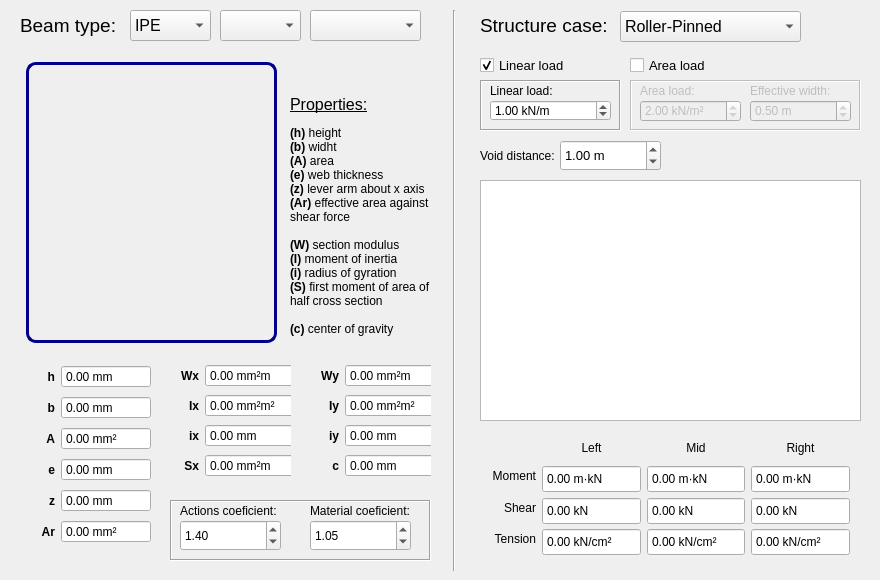
<?xml version="1.0" encoding="UTF-8"?>
<ui version="4.0">
 <class>BeamsWidget</class>
 <widget class="QWidget" name="BeamsWidget">
  <property name="geometry">
   <rect>
    <x>0</x>
    <y>0</y>
    <width>880</width>
    <height>580</height>
   </rect>
  </property>
  <property name="windowTitle">
   <string>BeamsWidget</string>
  </property>
  <widget class="Line" name="line">
   <property name="geometry">
    <rect>
     <x>439</x>
     <y>10</y>
     <width>31</width>
     <height>561</height>
    </rect>
   </property>
   <property name="orientation">
    <enum>Qt::Vertical</enum>
   </property>
  </widget>
  <widget class="QGraphicsView" name="gw">
   <property name="geometry">
    <rect>
     <x>480</x>
     <y>180</y>
     <width>381</width>
     <height>241</height>
    </rect>
   </property>
  </widget>
  <widget class="QLabel" name="label">
   <property name="geometry">
    <rect>
     <x>480</x>
     <y>10</y>
     <width>141</width>
     <height>31</height>
    </rect>
   </property>
   <property name="font">
    <font>
     <pointsize>14</pointsize>
    </font>
   </property>
   <property name="text">
    <string>Structure case:</string>
   </property>
  </widget>
  <widget class="QComboBox" name="structure_case">
   <property name="geometry">
    <rect>
     <x>620</x>
     <y>11</y>
     <width>181</width>
     <height>31</height>
    </rect>
   </property>
   <property name="font">
    <font>
     <pointsize>12</pointsize>
    </font>
   </property>
   <item>
    <property name="text">
     <string>Roller-Pinned</string>
    </property>
   </item>
   <item>
    <property name="text">
     <string>Cantilever</string>
    </property>
   </item>
   <item>
    <property name="text">
     <string>Fixed-Roller</string>
    </property>
   </item>
   <item>
    <property name="text">
     <string>Fixed-Fixed</string>
    </property>
   </item>
  </widget>
  <widget class="QWidget" name="layoutWidget">
   <property name="geometry">
    <rect>
     <x>480</x>
     <y>430</y>
     <width>381</width>
     <height>131</height>
    </rect>
   </property>
   <layout class="QGridLayout" name="gridLayout">
    <property name="verticalSpacing">
     <number>10</number>
    </property>
    <item row="0" column="1">
     <widget class="QLabel" name="label_3">
      <property name="text">
       <string>Left</string>
      </property>
      <property name="alignment">
       <set>Qt::AlignCenter</set>
      </property>
     </widget>
    </item>
    <item row="0" column="2">
     <widget class="QLabel" name="label_4">
      <property name="text">
       <string>Mid</string>
      </property>
      <property name="alignment">
       <set>Qt::AlignCenter</set>
      </property>
     </widget>
    </item>
    <item row="0" column="3">
     <widget class="QLabel" name="label_5">
      <property name="text">
       <string>Right</string>
      </property>
      <property name="alignment">
       <set>Qt::AlignCenter</set>
      </property>
     </widget>
    </item>
    <item row="1" column="0">
     <widget class="QLabel" name="label_2">
      <property name="text">
       <string>Moment</string>
      </property>
      <property name="alignment">
       <set>Qt::AlignRight|Qt::AlignTrailing|Qt::AlignVCenter</set>
      </property>
     </widget>
    </item>
    <item row="1" column="1">
     <widget class="QDoubleSpinBox" name="left_moment_BOX">
      <property name="minimumSize">
       <size>
        <width>0</width>
        <height>28</height>
       </size>
      </property>
      <property name="wrapping">
       <bool>false</bool>
      </property>
      <property name="frame">
       <bool>true</bool>
      </property>
      <property name="buttonSymbols">
       <enum>QAbstractSpinBox::NoButtons</enum>
      </property>
      <property name="suffix">
       <string> m·kN</string>
      </property>
      <property name="minimum">
       <double>-5000.000000000000000</double>
      </property>
      <property name="maximum">
       <double>5000.000000000000000</double>
      </property>
     </widget>
    </item>
    <item row="1" column="2">
     <widget class="QDoubleSpinBox" name="mid_moment_BOX">
      <property name="minimumSize">
       <size>
        <width>0</width>
        <height>28</height>
       </size>
      </property>
      <property name="wrapping">
       <bool>false</bool>
      </property>
      <property name="frame">
       <bool>true</bool>
      </property>
      <property name="buttonSymbols">
       <enum>QAbstractSpinBox::NoButtons</enum>
      </property>
      <property name="suffix">
       <string> m·kN</string>
      </property>
      <property name="minimum">
       <double>-5000.000000000000000</double>
      </property>
      <property name="maximum">
       <double>5000.000000000000000</double>
      </property>
     </widget>
    </item>
    <item row="1" column="3">
     <widget class="QDoubleSpinBox" name="right_moment_BOX">
      <property name="minimumSize">
       <size>
        <width>0</width>
        <height>28</height>
       </size>
      </property>
      <property name="wrapping">
       <bool>false</bool>
      </property>
      <property name="frame">
       <bool>true</bool>
      </property>
      <property name="buttonSymbols">
       <enum>QAbstractSpinBox::NoButtons</enum>
      </property>
      <property name="suffix">
       <string> m·kN</string>
      </property>
      <property name="minimum">
       <double>-5000.000000000000000</double>
      </property>
      <property name="maximum">
       <double>5000.000000000000000</double>
      </property>
     </widget>
    </item>
    <item row="2" column="0">
     <widget class="QLabel" name="label_6">
      <property name="text">
       <string>Shear</string>
      </property>
      <property name="alignment">
       <set>Qt::AlignRight|Qt::AlignTrailing|Qt::AlignVCenter</set>
      </property>
     </widget>
    </item>
    <item row="2" column="1">
     <widget class="QDoubleSpinBox" name="left_shear_BOX">
      <property name="minimumSize">
       <size>
        <width>0</width>
        <height>28</height>
       </size>
      </property>
      <property name="wrapping">
       <bool>false</bool>
      </property>
      <property name="frame">
       <bool>true</bool>
      </property>
      <property name="buttonSymbols">
       <enum>QAbstractSpinBox::NoButtons</enum>
      </property>
      <property name="suffix">
       <string> kN</string>
      </property>
      <property name="minimum">
       <double>-5000.000000000000000</double>
      </property>
      <property name="maximum">
       <double>5000.000000000000000</double>
      </property>
     </widget>
    </item>
    <item row="2" column="2">
     <widget class="QDoubleSpinBox" name="mid_shear_BOX">
      <property name="minimumSize">
       <size>
        <width>0</width>
        <height>28</height>
       </size>
      </property>
      <property name="wrapping">
       <bool>false</bool>
      </property>
      <property name="frame">
       <bool>true</bool>
      </property>
      <property name="buttonSymbols">
       <enum>QAbstractSpinBox::NoButtons</enum>
      </property>
      <property name="suffix">
       <string> kN</string>
      </property>
      <property name="minimum">
       <double>-5000.000000000000000</double>
      </property>
      <property name="maximum">
       <double>5000.000000000000000</double>
      </property>
     </widget>
    </item>
    <item row="2" column="3">
     <widget class="QDoubleSpinBox" name="right_shear_BOX">
      <property name="minimumSize">
       <size>
        <width>0</width>
        <height>28</height>
       </size>
      </property>
      <property name="wrapping">
       <bool>false</bool>
      </property>
      <property name="frame">
       <bool>true</bool>
      </property>
      <property name="buttonSymbols">
       <enum>QAbstractSpinBox::NoButtons</enum>
      </property>
      <property name="suffix">
       <string> kN</string>
      </property>
      <property name="minimum">
       <double>-5000.000000000000000</double>
      </property>
      <property name="maximum">
       <double>5000.000000000000000</double>
      </property>
     </widget>
    </item>
    <item row="3" column="0">
     <widget class="QLabel" name="label_7">
      <property name="text">
       <string>Tension</string>
      </property>
      <property name="alignment">
       <set>Qt::AlignRight|Qt::AlignTrailing|Qt::AlignVCenter</set>
      </property>
     </widget>
    </item>
    <item row="3" column="1">
     <widget class="QDoubleSpinBox" name="left_tension_BOX">
      <property name="minimumSize">
       <size>
        <width>0</width>
        <height>28</height>
       </size>
      </property>
      <property name="wrapping">
       <bool>false</bool>
      </property>
      <property name="frame">
       <bool>true</bool>
      </property>
      <property name="buttonSymbols">
       <enum>QAbstractSpinBox::NoButtons</enum>
      </property>
      <property name="suffix">
       <string> kN/cm²</string>
      </property>
      <property name="minimum">
       <double>-5000.000000000000000</double>
      </property>
      <property name="maximum">
       <double>5000.000000000000000</double>
      </property>
     </widget>
    </item>
    <item row="3" column="2">
     <widget class="QDoubleSpinBox" name="mid_tension_BOX">
      <property name="minimumSize">
       <size>
        <width>0</width>
        <height>28</height>
       </size>
      </property>
      <property name="wrapping">
       <bool>false</bool>
      </property>
      <property name="frame">
       <bool>true</bool>
      </property>
      <property name="buttonSymbols">
       <enum>QAbstractSpinBox::NoButtons</enum>
      </property>
      <property name="suffix">
       <string> kN/cm²</string>
      </property>
      <property name="minimum">
       <double>-5000.000000000000000</double>
      </property>
      <property name="maximum">
       <double>5000.000000000000000</double>
      </property>
     </widget>
    </item>
    <item row="3" column="3">
     <widget class="QDoubleSpinBox" name="right_tension_BOX">
      <property name="minimumSize">
       <size>
        <width>0</width>
        <height>28</height>
       </size>
      </property>
      <property name="wrapping">
       <bool>false</bool>
      </property>
      <property name="frame">
       <bool>true</bool>
      </property>
      <property name="buttonSymbols">
       <enum>QAbstractSpinBox::NoButtons</enum>
      </property>
      <property name="suffix">
       <string> kN/cm²</string>
      </property>
      <property name="minimum">
       <double>-5000.000000000000000</double>
      </property>
      <property name="maximum">
       <double>5000.000000000000000</double>
      </property>
     </widget>
    </item>
   </layout>
  </widget>
  <widget class="QFrame" name="linear_load_frame">
   <property name="geometry">
    <rect>
     <x>480</x>
     <y>80</y>
     <width>141</width>
     <height>51</height>
    </rect>
   </property>
   <property name="frameShape">
    <enum>QFrame::Box</enum>
   </property>
   <property name="frameShadow">
    <enum>QFrame::Sunken</enum>
   </property>
   <widget class="QLabel" name="label_8">
    <property name="geometry">
     <rect>
      <x>10</x>
      <y>0</y>
      <width>101</width>
      <height>21</height>
     </rect>
    </property>
    <property name="text">
     <string>Linear load:</string>
    </property>
   </widget>
   <widget class="QDoubleSpinBox" name="lin_load_value">
    <property name="geometry">
     <rect>
      <x>10</x>
      <y>20</y>
      <width>121</width>
      <height>21</height>
     </rect>
    </property>
    <property name="suffix">
     <string> kN/m</string>
    </property>
    <property name="minimum">
     <double>0.000000000000000</double>
    </property>
    <property name="singleStep">
     <double>0.500000000000000</double>
    </property>
    <property name="value">
     <double>1.000000000000000</double>
    </property>
   </widget>
  </widget>
  <widget class="QFrame" name="area_load_frame">
   <property name="enabled">
    <bool>false</bool>
   </property>
   <property name="geometry">
    <rect>
     <x>630</x>
     <y>80</y>
     <width>231</width>
     <height>51</height>
    </rect>
   </property>
   <property name="frameShape">
    <enum>QFrame::Box</enum>
   </property>
   <property name="frameShadow">
    <enum>QFrame::Sunken</enum>
   </property>
   <widget class="QLabel" name="label_10">
    <property name="geometry">
     <rect>
      <x>120</x>
      <y>0</y>
      <width>101</width>
      <height>21</height>
     </rect>
    </property>
    <property name="text">
     <string>Effective width:</string>
    </property>
   </widget>
   <widget class="QLabel" name="label_9">
    <property name="geometry">
     <rect>
      <x>10</x>
      <y>0</y>
      <width>101</width>
      <height>21</height>
     </rect>
    </property>
    <property name="text">
     <string>Area load:</string>
    </property>
   </widget>
   <widget class="QDoubleSpinBox" name="area_load_value">
    <property name="geometry">
     <rect>
      <x>10</x>
      <y>20</y>
      <width>101</width>
      <height>22</height>
     </rect>
    </property>
    <property name="suffix">
     <string> kN/m²</string>
    </property>
    <property name="singleStep">
     <double>0.500000000000000</double>
    </property>
    <property name="value">
     <double>2.000000000000000</double>
    </property>
   </widget>
   <widget class="QDoubleSpinBox" name="effective_width">
    <property name="geometry">
     <rect>
      <x>120</x>
      <y>20</y>
      <width>101</width>
      <height>22</height>
     </rect>
    </property>
    <property name="suffix">
     <string> m</string>
    </property>
    <property name="minimum">
     <double>0.100000000000000</double>
    </property>
    <property name="singleStep">
     <double>0.100000000000000</double>
    </property>
    <property name="value">
     <double>0.500000000000000</double>
    </property>
   </widget>
  </widget>
  <widget class="QComboBox" name="beam_type">
   <property name="geometry">
    <rect>
     <x>130</x>
     <y>10</y>
     <width>81</width>
     <height>31</height>
    </rect>
   </property>
   <property name="font">
    <font>
     <pointsize>12</pointsize>
    </font>
   </property>
   <item>
    <property name="text">
     <string>IPE</string>
    </property>
   </item>
   <item>
    <property name="text">
     <string>HEB</string>
    </property>
   </item>
   <item>
    <property name="text">
     <string>UPN</string>
    </property>
   </item>
   <item>
    <property name="text">
     <string># Pipe</string>
    </property>
   </item>
   <item>
    <property name="text">
     <string>Ø Pipe</string>
    </property>
   </item>
  </widget>
  <widget class="QLabel" name="label_11">
   <property name="geometry">
    <rect>
     <x>20</x>
     <y>10</y>
     <width>111</width>
     <height>31</height>
    </rect>
   </property>
   <property name="font">
    <font>
     <pointsize>14</pointsize>
    </font>
   </property>
   <property name="text">
    <string>Beam type:</string>
   </property>
  </widget>
  <widget class="QComboBox" name="beam_heights">
   <property name="geometry">
    <rect>
     <x>220</x>
     <y>10</y>
     <width>81</width>
     <height>31</height>
    </rect>
   </property>
   <property name="font">
    <font>
     <pointsize>12</pointsize>
    </font>
   </property>
  </widget>
  <widget class="QLabel" name="label_12">
   <property name="geometry">
    <rect>
     <x>480</x>
     <y>140</y>
     <width>81</width>
     <height>31</height>
    </rect>
   </property>
   <property name="text">
    <string>Void distance:</string>
   </property>
  </widget>
  <widget class="QCheckBox" name="linear_check">
   <property name="geometry">
    <rect>
     <x>480</x>
     <y>50</y>
     <width>101</width>
     <height>31</height>
    </rect>
   </property>
   <property name="font">
    <font>
     <pointsize>10</pointsize>
    </font>
   </property>
   <property name="text">
    <string>Linear load</string>
   </property>
   <property name="checked">
    <bool>true</bool>
   </property>
  </widget>
  <widget class="QCheckBox" name="area_check">
   <property name="geometry">
    <rect>
     <x>630</x>
     <y>50</y>
     <width>111</width>
     <height>31</height>
    </rect>
   </property>
   <property name="font">
    <font>
     <pointsize>10</pointsize>
    </font>
   </property>
   <property name="text">
    <string>Area load</string>
   </property>
  </widget>
  <widget class="QDoubleSpinBox" name="spacing">
   <property name="geometry">
    <rect>
     <x>560</x>
     <y>140</y>
     <width>101</width>
     <height>31</height>
    </rect>
   </property>
   <property name="font">
    <font>
     <pointsize>10</pointsize>
    </font>
   </property>
   <property name="suffix">
    <string> m</string>
   </property>
   <property name="singleStep">
    <double>0.500000000000000</double>
   </property>
   <property name="value">
    <double>1.000000000000000</double>
   </property>
  </widget>
  <widget class="QLabel" name="beam_label">
   <property name="geometry">
    <rect>
     <x>26</x>
     <y>62</y>
     <width>251</width>
     <height>281</height>
    </rect>
   </property>
   <property name="styleSheet">
    <string notr="true">border: 3px solid darkblue;
border-radius:10;
</string>
   </property>
   <property name="text">
    <string/>
   </property>
   <property name="scaledContents">
    <bool>true</bool>
   </property>
  </widget>
  <widget class="QWidget" name="layoutWidget_2">
   <property name="geometry">
    <rect>
     <x>170</x>
     <y>350</y>
     <width>121</width>
     <height>141</height>
    </rect>
   </property>
   <layout class="QGridLayout" name="gridLayout_3">
    <property name="verticalSpacing">
     <number>4</number>
    </property>
    <item row="0" column="0">
     <widget class="QLabel" name="label_20">
      <property name="font">
       <font>
        <weight>75</weight>
        <bold>true</bold>
       </font>
      </property>
      <property name="text">
       <string>Wx</string>
      </property>
      <property name="alignment">
       <set>Qt::AlignRight|Qt::AlignTrailing|Qt::AlignVCenter</set>
      </property>
     </widget>
    </item>
    <item row="2" column="0">
     <widget class="QLabel" name="label_22">
      <property name="font">
       <font>
        <weight>75</weight>
        <bold>true</bold>
       </font>
      </property>
      <property name="text">
       <string>ix</string>
      </property>
      <property name="alignment">
       <set>Qt::AlignRight|Qt::AlignTrailing|Qt::AlignVCenter</set>
      </property>
     </widget>
    </item>
    <item row="3" column="1">
     <widget class="QDoubleSpinBox" name="Sx">
      <property name="minimumSize">
       <size>
        <width>90</width>
        <height>0</height>
       </size>
      </property>
      <property name="readOnly">
       <bool>true</bool>
      </property>
      <property name="buttonSymbols">
       <enum>QAbstractSpinBox::NoButtons</enum>
      </property>
      <property name="suffix">
       <string> mm²m</string>
      </property>
      <property name="maximum">
       <double>500.000000000000000</double>
      </property>
     </widget>
    </item>
    <item row="1" column="1">
     <widget class="QDoubleSpinBox" name="Ix">
      <property name="minimumSize">
       <size>
        <width>90</width>
        <height>0</height>
       </size>
      </property>
      <property name="readOnly">
       <bool>true</bool>
      </property>
      <property name="buttonSymbols">
       <enum>QAbstractSpinBox::NoButtons</enum>
      </property>
      <property name="suffix">
       <string> mm²m²</string>
      </property>
      <property name="maximum">
       <double>500.000000000000000</double>
      </property>
     </widget>
    </item>
    <item row="0" column="1">
     <widget class="QDoubleSpinBox" name="Wx">
      <property name="minimumSize">
       <size>
        <width>90</width>
        <height>0</height>
       </size>
      </property>
      <property name="readOnly">
       <bool>true</bool>
      </property>
      <property name="buttonSymbols">
       <enum>QAbstractSpinBox::NoButtons</enum>
      </property>
      <property name="suffix">
       <string> mm²m</string>
      </property>
      <property name="maximum">
       <double>500.000000000000000</double>
      </property>
     </widget>
    </item>
    <item row="2" column="1">
     <widget class="QDoubleSpinBox" name="ix">
      <property name="minimumSize">
       <size>
        <width>90</width>
        <height>0</height>
       </size>
      </property>
      <property name="readOnly">
       <bool>true</bool>
      </property>
      <property name="buttonSymbols">
       <enum>QAbstractSpinBox::NoButtons</enum>
      </property>
      <property name="suffix">
       <string> mm</string>
      </property>
      <property name="maximum">
       <double>500.000000000000000</double>
      </property>
     </widget>
    </item>
    <item row="3" column="0">
     <widget class="QLabel" name="label_23">
      <property name="font">
       <font>
        <weight>75</weight>
        <bold>true</bold>
       </font>
      </property>
      <property name="text">
       <string>Sx</string>
      </property>
      <property name="alignment">
       <set>Qt::AlignRight|Qt::AlignTrailing|Qt::AlignVCenter</set>
      </property>
     </widget>
    </item>
    <item row="1" column="0">
     <widget class="QLabel" name="label_21">
      <property name="font">
       <font>
        <weight>75</weight>
        <bold>true</bold>
       </font>
      </property>
      <property name="text">
       <string>Ix</string>
      </property>
      <property name="alignment">
       <set>Qt::AlignRight|Qt::AlignTrailing|Qt::AlignVCenter</set>
      </property>
     </widget>
    </item>
   </layout>
  </widget>
  <widget class="QWidget" name="layoutWidget_3">
   <property name="geometry">
    <rect>
     <x>310</x>
     <y>350</y>
     <width>121</width>
     <height>141</height>
    </rect>
   </property>
   <layout class="QGridLayout" name="gridLayout_4">
    <property name="verticalSpacing">
     <number>4</number>
    </property>
    <item row="0" column="0">
     <widget class="QLabel" name="label_24">
      <property name="font">
       <font>
        <weight>75</weight>
        <bold>true</bold>
       </font>
      </property>
      <property name="text">
       <string>Wy</string>
      </property>
      <property name="alignment">
       <set>Qt::AlignRight|Qt::AlignTrailing|Qt::AlignVCenter</set>
      </property>
     </widget>
    </item>
    <item row="1" column="1">
     <widget class="QDoubleSpinBox" name="Iy">
      <property name="minimumSize">
       <size>
        <width>90</width>
        <height>0</height>
       </size>
      </property>
      <property name="readOnly">
       <bool>true</bool>
      </property>
      <property name="buttonSymbols">
       <enum>QAbstractSpinBox::NoButtons</enum>
      </property>
      <property name="suffix">
       <string> mm²m²</string>
      </property>
      <property name="maximum">
       <double>500.000000000000000</double>
      </property>
     </widget>
    </item>
    <item row="2" column="0">
     <widget class="QLabel" name="label_25">
      <property name="font">
       <font>
        <weight>75</weight>
        <bold>true</bold>
       </font>
      </property>
      <property name="text">
       <string>iy</string>
      </property>
      <property name="alignment">
       <set>Qt::AlignRight|Qt::AlignTrailing|Qt::AlignVCenter</set>
      </property>
     </widget>
    </item>
    <item row="1" column="0">
     <widget class="QLabel" name="label_26">
      <property name="font">
       <font>
        <weight>75</weight>
        <bold>true</bold>
       </font>
      </property>
      <property name="text">
       <string>Iy</string>
      </property>
      <property name="alignment">
       <set>Qt::AlignRight|Qt::AlignTrailing|Qt::AlignVCenter</set>
      </property>
     </widget>
    </item>
    <item row="2" column="1">
     <widget class="QDoubleSpinBox" name="iy">
      <property name="minimumSize">
       <size>
        <width>90</width>
        <height>0</height>
       </size>
      </property>
      <property name="readOnly">
       <bool>true</bool>
      </property>
      <property name="buttonSymbols">
       <enum>QAbstractSpinBox::NoButtons</enum>
      </property>
      <property name="suffix">
       <string> mm</string>
      </property>
      <property name="maximum">
       <double>500.000000000000000</double>
      </property>
     </widget>
    </item>
    <item row="0" column="1">
     <widget class="QDoubleSpinBox" name="Wy">
      <property name="minimumSize">
       <size>
        <width>90</width>
        <height>0</height>
       </size>
      </property>
      <property name="readOnly">
       <bool>true</bool>
      </property>
      <property name="buttonSymbols">
       <enum>QAbstractSpinBox::NoButtons</enum>
      </property>
      <property name="suffix">
       <string> mm²m</string>
      </property>
      <property name="maximum">
       <double>500.000000000000000</double>
      </property>
     </widget>
    </item>
    <item row="3" column="1">
     <widget class="QDoubleSpinBox" name="c">
      <property name="minimumSize">
       <size>
        <width>90</width>
        <height>0</height>
       </size>
      </property>
      <property name="readOnly">
       <bool>true</bool>
      </property>
      <property name="buttonSymbols">
       <enum>QAbstractSpinBox::NoButtons</enum>
      </property>
      <property name="suffix">
       <string> mm</string>
      </property>
      <property name="maximum">
       <double>500.000000000000000</double>
      </property>
     </widget>
    </item>
    <item row="3" column="0">
     <widget class="QLabel" name="label_27">
      <property name="font">
       <font>
        <weight>75</weight>
        <bold>true</bold>
       </font>
      </property>
      <property name="text">
       <string>c</string>
      </property>
      <property name="alignment">
       <set>Qt::AlignRight|Qt::AlignTrailing|Qt::AlignVCenter</set>
      </property>
     </widget>
    </item>
   </layout>
  </widget>
  <widget class="QWidget" name="layoutWidget">
   <property name="geometry">
    <rect>
     <x>30</x>
     <y>350</y>
     <width>121</width>
     <height>211</height>
    </rect>
   </property>
   <layout class="QGridLayout" name="gridLayout_2">
    <property name="verticalSpacing">
     <number>4</number>
    </property>
    <item row="0" column="0">
     <widget class="QLabel" name="label_13">
      <property name="font">
       <font>
        <weight>75</weight>
        <bold>true</bold>
       </font>
      </property>
      <property name="text">
       <string>h</string>
      </property>
      <property name="alignment">
       <set>Qt::AlignRight|Qt::AlignTrailing|Qt::AlignVCenter</set>
      </property>
     </widget>
    </item>
    <item row="0" column="1">
     <widget class="QDoubleSpinBox" name="h">
      <property name="minimumSize">
       <size>
        <width>90</width>
        <height>0</height>
       </size>
      </property>
      <property name="readOnly">
       <bool>true</bool>
      </property>
      <property name="buttonSymbols">
       <enum>QAbstractSpinBox::NoButtons</enum>
      </property>
      <property name="suffix">
       <string> mm</string>
      </property>
      <property name="maximum">
       <double>1000.000000000000000</double>
      </property>
     </widget>
    </item>
    <item row="1" column="1">
     <widget class="QDoubleSpinBox" name="b">
      <property name="minimumSize">
       <size>
        <width>90</width>
        <height>0</height>
       </size>
      </property>
      <property name="styleSheet">
       <string notr="true"/>
      </property>
      <property name="readOnly">
       <bool>true</bool>
      </property>
      <property name="buttonSymbols">
       <enum>QAbstractSpinBox::NoButtons</enum>
      </property>
      <property name="suffix">
       <string> mm</string>
      </property>
      <property name="maximum">
       <double>1000.000000000000000</double>
      </property>
     </widget>
    </item>
    <item row="3" column="1">
     <widget class="QDoubleSpinBox" name="e">
      <property name="minimumSize">
       <size>
        <width>90</width>
        <height>0</height>
       </size>
      </property>
      <property name="readOnly">
       <bool>true</bool>
      </property>
      <property name="buttonSymbols">
       <enum>QAbstractSpinBox::NoButtons</enum>
      </property>
      <property name="suffix">
       <string> mm</string>
      </property>
      <property name="maximum">
       <double>500.000000000000000</double>
      </property>
     </widget>
    </item>
    <item row="1" column="0">
     <widget class="QLabel" name="label_14">
      <property name="font">
       <font>
        <weight>75</weight>
        <bold>true</bold>
       </font>
      </property>
      <property name="text">
       <string>b</string>
      </property>
      <property name="alignment">
       <set>Qt::AlignRight|Qt::AlignTrailing|Qt::AlignVCenter</set>
      </property>
     </widget>
    </item>
    <item row="2" column="0">
     <widget class="QLabel" name="label_16">
      <property name="font">
       <font>
        <weight>75</weight>
        <bold>true</bold>
       </font>
      </property>
      <property name="text">
       <string>A</string>
      </property>
      <property name="alignment">
       <set>Qt::AlignRight|Qt::AlignTrailing|Qt::AlignVCenter</set>
      </property>
     </widget>
    </item>
    <item row="2" column="1">
     <widget class="QDoubleSpinBox" name="A">
      <property name="minimumSize">
       <size>
        <width>90</width>
        <height>0</height>
       </size>
      </property>
      <property name="readOnly">
       <bool>true</bool>
      </property>
      <property name="buttonSymbols">
       <enum>QAbstractSpinBox::NoButtons</enum>
      </property>
      <property name="suffix">
       <string> mm²</string>
      </property>
      <property name="maximum">
       <double>10000.000000000000000</double>
      </property>
     </widget>
    </item>
    <item row="3" column="0">
     <widget class="QLabel" name="label_17">
      <property name="font">
       <font>
        <weight>75</weight>
        <bold>true</bold>
       </font>
      </property>
      <property name="text">
       <string>e</string>
      </property>
      <property name="alignment">
       <set>Qt::AlignRight|Qt::AlignTrailing|Qt::AlignVCenter</set>
      </property>
     </widget>
    </item>
    <item row="4" column="0">
     <widget class="QLabel" name="label_18">
      <property name="font">
       <font>
        <weight>75</weight>
        <bold>true</bold>
       </font>
      </property>
      <property name="text">
       <string>z</string>
      </property>
      <property name="alignment">
       <set>Qt::AlignRight|Qt::AlignTrailing|Qt::AlignVCenter</set>
      </property>
     </widget>
    </item>
    <item row="4" column="1">
     <widget class="QDoubleSpinBox" name="z">
      <property name="minimumSize">
       <size>
        <width>90</width>
        <height>0</height>
       </size>
      </property>
      <property name="readOnly">
       <bool>true</bool>
      </property>
      <property name="buttonSymbols">
       <enum>QAbstractSpinBox::NoButtons</enum>
      </property>
      <property name="suffix">
       <string> mm</string>
      </property>
      <property name="maximum">
       <double>500.000000000000000</double>
      </property>
     </widget>
    </item>
    <item row="5" column="1">
     <widget class="QDoubleSpinBox" name="Ar">
      <property name="minimumSize">
       <size>
        <width>90</width>
        <height>0</height>
       </size>
      </property>
      <property name="readOnly">
       <bool>true</bool>
      </property>
      <property name="buttonSymbols">
       <enum>QAbstractSpinBox::NoButtons</enum>
      </property>
      <property name="suffix">
       <string> mm²</string>
      </property>
      <property name="maximum">
       <double>30000.000000000000000</double>
      </property>
     </widget>
    </item>
    <item row="5" column="0">
     <widget class="QLabel" name="label_19">
      <property name="font">
       <font>
        <weight>75</weight>
        <bold>true</bold>
       </font>
      </property>
      <property name="text">
       <string>Ar</string>
      </property>
      <property name="alignment">
       <set>Qt::AlignRight|Qt::AlignTrailing|Qt::AlignVCenter</set>
      </property>
     </widget>
    </item>
   </layout>
  </widget>
  <widget class="QLabel" name="label_15">
   <property name="geometry">
    <rect>
     <x>290</x>
     <y>90</y>
     <width>141</width>
     <height>251</height>
    </rect>
   </property>
   <property name="text">
    <string>&lt;html&gt;&lt;head/&gt;&lt;body&gt;&lt;p&gt;&lt;span style=&quot; font-size:12pt; text-decoration: underline;&quot;&gt;Properties:&lt;/span&gt;&lt;/p&gt;&lt;p&gt;&lt;span style=&quot; font-weight:600;&quot;&gt;(h) &lt;/span&gt;height &lt;br/&gt;&lt;span style=&quot; font-weight:600;&quot;&gt;(b) &lt;/span&gt;widht&lt;br/&gt;&lt;span style=&quot; font-weight:600;&quot;&gt;(A)&lt;/span&gt; area&lt;br/&gt;&lt;span style=&quot; font-weight:600;&quot;&gt;(e)&lt;/span&gt; web thickness&lt;br/&gt;&lt;span style=&quot; font-weight:600;&quot;&gt;(z) &lt;/span&gt;lever arm about x axis&lt;br/&gt;&lt;span style=&quot; font-weight:600;&quot;&gt;(Ar)&lt;/span&gt; effective area against&lt;br/&gt;shear force&lt;br/&gt;&lt;br/&gt;&lt;span style=&quot; font-weight:600;&quot;&gt;(W) &lt;/span&gt;section modulus&lt;br/&gt;&lt;span style=&quot; font-weight:600;&quot;&gt;(I) &lt;/span&gt;moment of inertia&lt;br/&gt;&lt;span style=&quot; font-weight:600;&quot;&gt;(i) &lt;/span&gt;radius of gyration&lt;br/&gt;&lt;span style=&quot; font-weight:600;&quot;&gt;(S)&lt;/span&gt; first moment of area of&lt;br/&gt;half cross section&lt;br/&gt;&lt;br/&gt;&lt;span style=&quot; font-weight:600;&quot;&gt;(c)&lt;/span&gt; center of gravity&lt;/p&gt;&lt;/body&gt;&lt;/html&gt;</string>
   </property>
  </widget>
  <widget class="QFrame" name="linear_load_frame_2">
   <property name="geometry">
    <rect>
     <x>170</x>
     <y>500</y>
     <width>261</width>
     <height>61</height>
    </rect>
   </property>
   <property name="frameShape">
    <enum>QFrame::Box</enum>
   </property>
   <property name="frameShadow">
    <enum>QFrame::Sunken</enum>
   </property>
   <widget class="QLabel" name="label_29">
    <property name="geometry">
     <rect>
      <x>140</x>
      <y>0</y>
      <width>101</width>
      <height>21</height>
     </rect>
    </property>
    <property name="text">
     <string>Material coeficient:</string>
    </property>
   </widget>
   <widget class="QDoubleSpinBox" name="material_coeficient">
    <property name="geometry">
     <rect>
      <x>140</x>
      <y>20</y>
      <width>101</width>
      <height>31</height>
     </rect>
    </property>
    <property name="suffix">
     <string/>
    </property>
    <property name="minimum">
     <double>1.000000000000000</double>
    </property>
    <property name="maximum">
     <double>3.000000000000000</double>
    </property>
    <property name="singleStep">
     <double>0.050000000000000</double>
    </property>
    <property name="value">
     <double>1.050000000000000</double>
    </property>
   </widget>
   <widget class="QLabel" name="label_30">
    <property name="geometry">
     <rect>
      <x>10</x>
      <y>0</y>
      <width>101</width>
      <height>21</height>
     </rect>
    </property>
    <property name="text">
     <string>Actions coeficient:</string>
    </property>
   </widget>
   <widget class="QDoubleSpinBox" name="actions_coeficient">
    <property name="geometry">
     <rect>
      <x>10</x>
      <y>20</y>
      <width>101</width>
      <height>31</height>
     </rect>
    </property>
    <property name="suffix">
     <string/>
    </property>
    <property name="minimum">
     <double>1.000000000000000</double>
    </property>
    <property name="maximum">
     <double>3.000000000000000</double>
    </property>
    <property name="singleStep">
     <double>0.050000000000000</double>
    </property>
    <property name="value">
     <double>1.400000000000000</double>
    </property>
   </widget>
  </widget>
  <widget class="QComboBox" name="steel_types">
   <property name="geometry">
    <rect>
     <x>310</x>
     <y>10</y>
     <width>111</width>
     <height>31</height>
    </rect>
   </property>
   <property name="font">
    <font>
     <pointsize>10</pointsize>
    </font>
   </property>
  </widget>
 </widget>
 <layoutdefault spacing="6" margin="11"/>
 <resources/>
 <connections/>
</ui>
